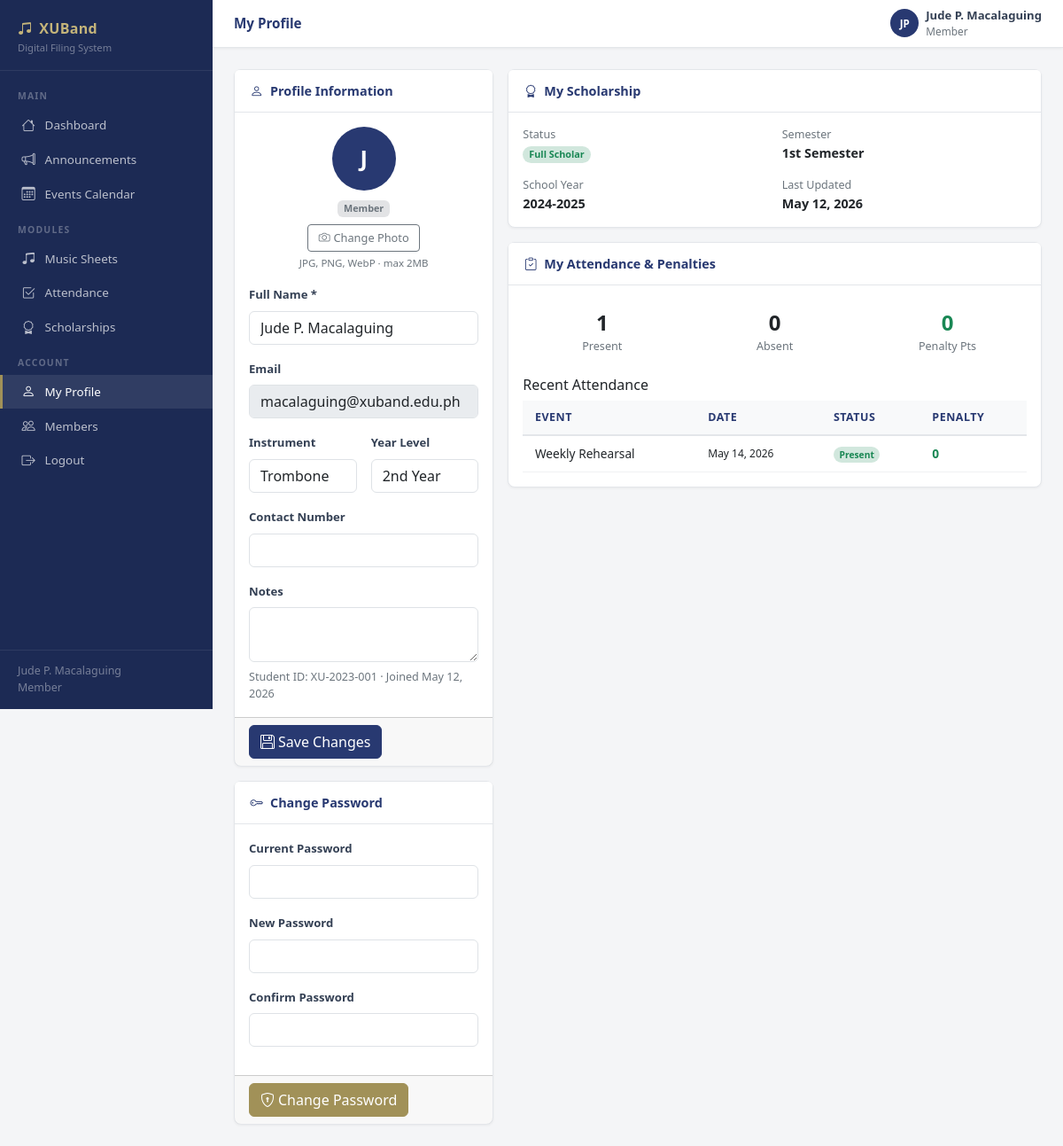
Screenshot of /profile.php (signed in) with the database file from the repository.
### tables this page shows
CREATE TABLE IF NOT EXISTS users (
    id INT AUTO_INCREMENT PRIMARY KEY,
    name VARCHAR(100) NOT NULL,
    email VARCHAR(150) NOT NULL UNIQUE,
    password_hash VARCHAR(255) NOT NULL,
    role ENUM('moderator','officer','member') NOT NULL DEFAULT 'member',
    instrument VARCHAR(100) DEFAULT NULL,
    year_level VARCHAR(20) DEFAULT NULL,
    student_id VARCHAR(50) DEFAULT NULL,
    contact_number VARCHAR(20) DEFAULT NULL,
    status ENUM('active','inactive') NOT NULL DEFAULT 'active',
    profile_notes TEXT DEFAULT NULL,
    avatar_path VARCHAR(255) DEFAULT NULL,
    scholarship_status ENUM('Not Scholar','Half Scholar','Full Scholar') NOT NULL DEFAULT 'Not Scholar',
    created_at DATETIME NOT NULL DEFAULT CURRENT_TIMESTAMP,
    updated_at DATETIME NOT NULL DEFAULT CURRENT_TIMESTAMP ON UPDATE CURRENT_TIMESTAMP
);

CREATE TABLE IF NOT EXISTS scholarships (
    id INT AUTO_INCREMENT PRIMARY KEY,
    term_id INT NOT NULL,
    user_id INT NOT NULL,
    status ENUM('Full Scholar','Half Scholar','Not Scholar') NOT NULL DEFAULT 'Not Scholar',
    updated_by INT DEFAULT NULL,
    updated_at DATETIME NOT NULL DEFAULT CURRENT_TIMESTAMP ON UPDATE CURRENT_TIMESTAMP,
    UNIQUE KEY unique_scholarship (term_id, user_id),
    FOREIGN KEY (term_id) REFERENCES scholarship_terms(id) ON DELETE CASCADE,
    FOREIGN KEY (user_id) REFERENCES users(id) ON DELETE CASCADE,
    FOREIGN KEY (updated_by) REFERENCES users(id) ON DELETE SET NULL
);

CREATE TABLE IF NOT EXISTS scholarship_terms (
    id INT AUTO_INCREMENT PRIMARY KEY,
    school_year_id INT NOT NULL,
    term ENUM('1st Semester','2nd Semester','Summer') NOT NULL,
    UNIQUE KEY unique_term (school_year_id, term),
    FOREIGN KEY (school_year_id) REFERENCES school_years(id) ON DELETE CASCADE
);

CREATE TABLE IF NOT EXISTS school_years (
    id INT AUTO_INCREMENT PRIMARY KEY,
    label VARCHAR(50) NOT NULL UNIQUE,
    created_by INT NOT NULL,
    created_at DATETIME NOT NULL DEFAULT CURRENT_TIMESTAMP,
    FOREIGN KEY (created_by) REFERENCES users(id) ON DELETE CASCADE
);

CREATE TABLE IF NOT EXISTS penalty_summary (
    id INT AUTO_INCREMENT PRIMARY KEY,
    user_id INT NOT NULL UNIQUE,
    total_points INT NOT NULL DEFAULT 0,
    last_computed DATETIME NOT NULL DEFAULT CURRENT_TIMESTAMP,
    FOREIGN KEY (user_id) REFERENCES users(id) ON DELETE CASCADE
);

CREATE TABLE IF NOT EXISTS attendance (
    id INT AUTO_INCREMENT PRIMARY KEY,
    user_id INT NOT NULL,
    event_id INT NOT NULL,
    status ENUM('present','absent','late') NOT NULL DEFAULT 'absent',
    penalty_points INT NOT NULL DEFAULT 0,
    remarks VARCHAR(255) DEFAULT NULL,
    recorded_by INT DEFAULT NULL,
    created_at DATETIME NOT NULL DEFAULT CURRENT_TIMESTAMP,
    UNIQUE KEY unique_attendance (user_id, event_id),
    FOREIGN KEY (user_id) REFERENCES users(id) ON DELETE CASCADE,
    FOREIGN KEY (event_id) REFERENCES events(id) ON DELETE CASCADE,
    FOREIGN KEY (recorded_by) REFERENCES users(id) ON DELETE SET NULL
);

CREATE TABLE IF NOT EXISTS events (
    id INT AUTO_INCREMENT PRIMARY KEY,
    title VARCHAR(200) NOT NULL,
    type ENUM('rehearsal','performance','meeting','competition','other') NOT NULL DEFAULT 'rehearsal',
    event_date DATE NOT NULL,
    event_time TIME DEFAULT NULL,
    location VARCHAR(200) DEFAULT NULL,
    description TEXT DEFAULT NULL,
    created_by INT NOT NULL,
    created_at DATETIME NOT NULL DEFAULT CURRENT_TIMESTAMP,
    FOREIGN KEY (created_by) REFERENCES users(id) ON DELETE CASCADE
);

### public/profile.php (the view, shortened to what the rows shown need)
<?php
require_once __DIR__ . '/../includes/auth.php';
require_once __DIR__ . '/../includes/db.php';
require_once __DIR__ . '/../includes/helpers.php';
require_once __DIR__ . '/../includes/layout.php';
$user = currentUser();
$profile       = dbQueryOne('SELECT * FROM users WHERE id = ?', [$user['id']]);
$myScholarship = dbQueryOne(
    'SELECT s.*, st.term, sy.label AS year_label
     FROM scholarships s
     JOIN scholarship_terms st ON st.id = s.term_id
     JOIN school_years sy ON sy.id = st.school_year_id
     WHERE s.user_id = ? ORDER BY s.id DESC LIMIT 1',
    [$user['id']]
);
$myAttendance  = dbQuery('SELECT a.*, e.title AS event_title, e.event_date, e.type FROM attendance a JOIN events e ON e.id = a.event_id WHERE a.user_id = ? ORDER BY e.event_date DESC LIMIT 10', [$user['id']]);
$myPenalty     = dbQueryOne('SELECT * FROM penalty_summary WHERE user_id = ?', [$user['id']]);
$showStats = in_array($user['role'], ['member', 'officer']);
layout_head('My Profile', 'profile');
?>
<div class="row g-3 align-items-start">
<div class="col-lg-4">
  <div class="card mb-3">
    <form method="POST" enctype="multipart/form-data">
      <div class="card-body">
        <div class="text-center mb-3">
          <?php if (!empty($profile['avatar_path']) && file_exists(__DIR__ . $profile['avatar_path'])): ?>
          <img src="<?= h($profile['avatar_path']) ?>" alt="Avatar"
               id="avatarPreview"
               style="width:72px;height:72px;border-radius:50%;object-fit:cover;border:3px solid var(--xu-navy);margin-bottom:.5rem">
          <?php else: ?>
          <div class="user-avatar mx-auto mb-2" id="avatarInitials"
               style="width:72px;height:72px;font-size:1.6rem">
            <?= strtoupper(substr($profile['name'],0,1)) ?>
          </div>
          <?php endif; ?>
          <?= roleBadge($profile['role']) ?>
          <div class="mt-2">
            <label class="btn btn-sm btn-outline-secondary" for="avatarInput">
            </label>
            <div class="text-muted" style="font-size:.72rem;margin-top:4px">JPG, PNG, WebP &middot; max 2MB</div>
          </div>
        </div>
        <div class="mb-3">
          <label class="form-label">Full Name *</label>
          <input name="name" class="form-control" value="<?= h($profile['name']) ?>" required>
        </div>
        <div class="mb-3">
          <label class="form-label">Email</label>
          <input class="form-control" value="<?= h($profile['email']) ?>" disabled>
        </div>
        <div class="row g-3">
          <div class="col-6">
            <label class="form-label">Instrument</label>
            <input name="instrument" class="form-control" value="<?= h($profile['instrument'] ?? '') ?>">
          </div>
          <?php if ($user['role'] !== 'moderator'): ?>
          <div class="col-6">
            <label class="form-label">Year Level</label>
            <input name="year_level" class="form-control" value="<?= h($profile['year_level'] ?? '') ?>">
          </div>
          <?php endif; ?>
        </div>
        <div class="mt-3">
          <label class="form-label">Contact Number</label>
          <input name="contact_number" class="form-control" value="<?= h($profile['contact_number'] ?? '') ?>">
        </div>
        <div class="mt-3">
          <label class="form-label">Notes</label>
          <textarea name="profile_notes" class="form-control"><?= h($profile['profile_notes'] ?? '') ?></textarea>
        </div>
        <div class="text-muted small mt-2">
          Student ID: <?= h($profile['student_id'] ?: '—') ?> &middot; Joined <?= formatDate($profile['created_at']) ?>
        </div>
      </div>
    </form>
  </div>
</div>
<div class="col-lg-8">
  <?php if ($showStats): ?>
  <?php if ($myScholarship && $user['role'] === 'member'): ?>
  <div class="card mb-3">
    <div class="card-header">
      <span class="card-title"><i class="bi bi-award me-2"></i>My Scholarship</span>
    </div>
    <div class="card-body">
      <div class="row g-3">
        <div class="col-6">
          <div class="text-muted small">Status</div>
          <?= scholarshipBadge($myScholarship['status']) ?>
        </div>
        <div class="col-6">
          <div class="text-muted small">Semester</div>
          <div class="fw-bold"><?= h($myScholarship['term'] ?? '—') ?></div>
        </div>
        <div class="col-6">
          <div class="text-muted small">School Year</div>
          <div class="fw-bold"><?= h($myScholarship['year_label'] ?? '—') ?></div>
        </div>
        <div class="col-6">
          <div class="text-muted small">Last Updated</div>
          <div class="fw-bold"><?= $myScholarship['updated_at'] ? formatDate($myScholarship['updated_at']) : '—' ?></div>
        </div>
      </div>
    </div>
  </div>
  <?php endif; ?>
  <div class="card mb-3">
    <div class="card-header">
      <span class="card-title"><i class="bi bi-clipboard-check me-2"></i>My Attendance &amp; Penalties</span>
    </div>
    <div class="card-body">
      <div class="row g-3 mb-3 text-center">
        <div class="col-4">
          <div class="p-2 rounded" style="background:var(--bg)">
            <div class="fw-bold" style="font-size:1.5rem;color:var(--green)">
              <?= dbQueryOne('SELECT COUNT(*) AS n FROM attendance WHERE user_id=? AND status="present"',[$user['id']])['n']??0 ?>
            </div>
            <div class="text-muted small">Present</div>
          </div>
        </div>
        <div class="col-4">
          <div class="p-2 rounded" style="background:var(--bg)">
            <div class="fw-bold" style="font-size:1.5rem;color:var(--red)">
              <?= dbQueryOne('SELECT COUNT(*) AS n FROM attendance WHERE user_id=? AND status="absent"',[$user['id']])['n']??0 ?>
            </div>
            <div class="text-muted small">Absent</div>
          </div>
        </div>
        <div class="col-4">
          <div class="p-2 rounded" style="background:var(--bg)">
            <div class="fw-bold <?= penaltyColor((float)($myPenalty['total_points']??0)) ?>" style="font-size:1.5rem">
              <?= $myPenalty['total_points'] ?? 0 ?>
            </div>
            <div class="text-muted small">Penalty Pts</div>
          </div>
        </div>
      </div>
      <h6 class="mb-2">Recent Attendance</h6>
      <?php if (!$myAttendance): ?>
      <p class="text-muted small">No records yet.</p>
      <?php else: ?>
      <div class="table-wrap">
        <table>
          <thead>
            <tr><th>Event</th><th>Date</th><th>Status</th><th>Penalty</th></tr>
          </thead>
          <tbody>
            <?php foreach ($myAttendance as $a): ?>
            <tr>
              <td><?= h($a['event_title']) ?></td>
              <td class="small"><?= formatDate($a['event_date']) ?></td>
              <td><?= statusBadge($a['att_status'] ?? $a['status']) ?></td>
              <td class="<?= penaltyColor((float)$a['penalty_points']) ?> fw-bold"><?= $a['penalty_points'] ?></td>
            </tr>
            <?php endforeach; ?>
          </tbody>
        </table>
      </div>
      <?php endif; ?>
    </div>
  </div>
  <?php endif; ?>
</div>
</div>
<?php layout_foot(); ?>

### includes/layout.php (shortened to what the rows shown need)
<?php
function layout_head(string $title = 'XUBand', string $pageKey = ''): void {
    $user = currentUser();
    $initials = strtoupper(implode('', array_map(fn($w) => $w[0], explode(' ', $user['name']))));
    $initials = substr($initials, 0, 2);
    $role = $user['role'];
    $currentPage = basename($_SERVER['PHP_SELF'], '.php');
    $isActive = fn(string $key) => ($key === $currentPage || $key === $pageKey) ? ' active' : '';
    $profile = \dbQueryOne('SELECT avatar_path FROM users WHERE id = ?', [$user['id']]);
    $avatarPath = $profile['avatar_path'] ?? '';
    $hasAvatar = !empty($avatarPath) && file_exists(__DIR__ . '/../public' . $avatarPath);
    ?>
<!DOCTYPE html>
<html lang="en">
<head>
  <link rel="stylesheet" href="/assets/css/bootstrap.min.css">
  <link rel="stylesheet" href="/assets/css/bootstrap-icons.min.css">
  <link rel="stylesheet" href="/assets/css/style.css">
</head>
<body>
<nav id="sidebar">
  <div class="sidebar-brand">
    <div class="brand-name"><i class="bi bi-music-note-beamed me-2"></i>XUBand</div>
    <div class="brand-sub">Digital Filing System</div>
  </div>
  <div class="sidebar-nav">
    <div class="sidebar-section">Main</div>
    <a href="/dashboard.php" class="sidebar-link<?= $isActive('dashboard') ?>">
    </a>
    <a href="/announcements.php" class="sidebar-link<?= $isActive('announcements') ?>">
    </a>
    <a href="/events.php" class="sidebar-link<?= $isActive('events') ?>">
    </a>
    <div class="sidebar-section">Modules</div>
    <a href="/music-sheets.php" class="sidebar-link<?= $isActive('music-sheets') ?>">
    </a>
    <a href="/attendance.php" class="sidebar-link<?= $isActive('attendance') ?>">
    </a>
    <a href="/scholarships.php" class="sidebar-link<?= $isActive('scholarships') ?>">
    </a>
    <div class="sidebar-section">Account</div>
    <a href="/profile.php" class="sidebar-link<?= $isActive('profile') ?>">
    </a>
    <?php if (in_array($role, ['member', 'officer'])): ?>
    <a href="/band-members.php" class="sidebar-link<?= $isActive('band-members') ?>">
    </a>
    <?php endif; ?>
    <a href="/logout.php" class="sidebar-link" data-confirm="Log out?">
    </a>
  </div>
  <div class="sidebar-footer">
    <?= h($user['name']) ?><br>
    <?= h(ucfirst($role)) ?>
  </div>
</nav>
<div id="main-wrapper">
  <div id="topbar">
    <div class="d-flex align-items-center gap-2">
      <?php if ($hasAvatar): ?>
      <img src="<?= h($avatarPath) ?>" alt="Avatar"
           style="width:32px;height:32px;border-radius:50%;object-fit:cover;flex-shrink:0">
      <?php else: ?>
      <div class="user-avatar"><?= h($initials) ?></div>
      <?php endif; ?>
      <div class="d-none d-sm-block">
        <div class="fw-semibold" style="font-size:.82rem;color:#344054"><?= h($user['name']) ?></div>
        <div class="text-muted" style="font-size:.74rem"><?= h(ucfirst($role)) ?></div>
      </div>
    </div>
  </div>
  <div class="page-body">
<?php
}
function layout_foot(): void {
?>
  </div>
</div>
</body>
</html>
<?php
}
?>

### includes/helpers.php (shortened to what the rows shown need)
<?php
function h(mixed $val): string {
    return htmlspecialchars((string)$val, ENT_QUOTES | ENT_HTML5, 'UTF-8');
}
function formatDate(string $date, string $format = 'M d, Y'): string {
    return (new DateTime($date))->format($format);
}
function statusBadge(string $status): string {
    $map = [
        'active'    => 'bg-success-subtle text-success',
        'inactive'  => 'bg-secondary-subtle text-secondary',
        'present'   => 'bg-success-subtle text-success',
        'absent'    => 'bg-danger-subtle text-danger',
        'late'      => 'bg-warning-subtle text-warning',
        'excused'   => 'bg-info-subtle text-info',
    ];
    $cls = $map[$status] ?? 'bg-secondary-subtle text-secondary';
    return '<span class="badge rounded-pill ' . $cls . '">' . h(ucfirst($status)) . '</span>';
}
function roleBadge(string $role): string {
    $map = [
        'moderator' => 'bg-primary text-white',
        'officer'   => 'text-bg-warning',
        'member'    => 'bg-secondary-subtle text-secondary',
    ];
    $cls = $map[$role] ?? 'bg-secondary-subtle text-secondary';
    return '<span class="badge ' . $cls . '">' . h(ucfirst($role)) . '</span>';
}
function scholarshipBadge(string $status): string {
    $map = [
        'Full Scholar' => 'bg-success-subtle text-success',
        'Half Scholar' => 'bg-warning-subtle text-warning',
        'Not Scholar'  => 'bg-secondary-subtle text-secondary',
    ];
    $cls = $map[$status] ?? 'bg-secondary-subtle text-secondary';
    return '<span class="badge rounded-pill ' . $cls . '">' . h($status) . '</span>';
}
function penaltyClass(int $points): string {
    if ($points === 0)   return 'text-success';
    return 'text-danger';
}
function penaltyColor(float $points): string {
    return penaltyClass((int)$points);
}

### rows the page displays
users: name "Jude P. Macalaguing", role "Member", name "JP", name "J", email "macalaguing@xuband.edu.ph", instrument "Trombone", year_level "2nd Year", student "XU-2023-001", created_at "May 12, 2026"
scholarships: status "Full Scholar", term.term "1st Semester", school_years.label "2024-2025", updated_at "May 12, 2026"
penalty_summary: total_points "0"
attendance: event.title "Weekly Rehearsal", event.event_date "May 14, 2026", status "Present", penalty_points "0"

### other values shown
$title "My Profile"
